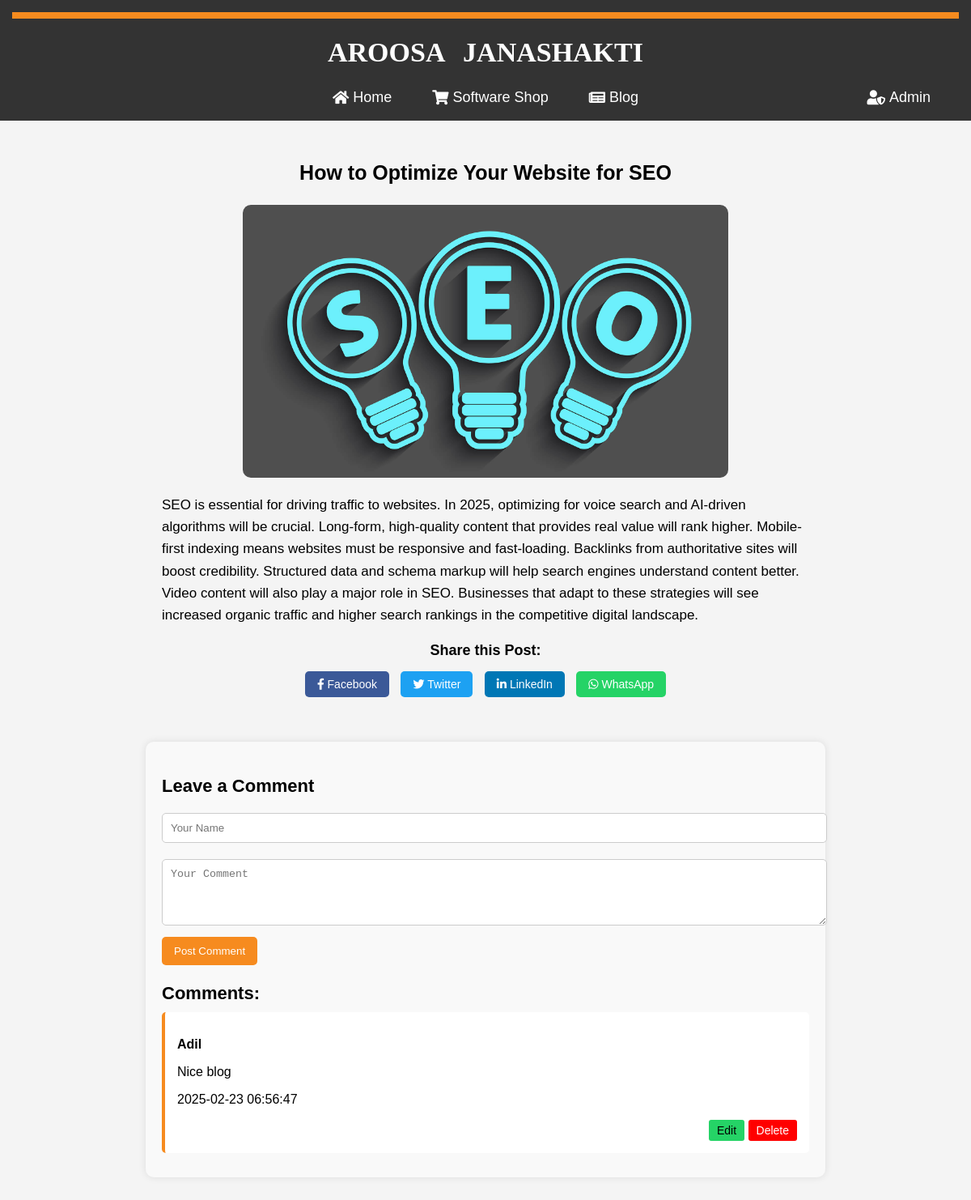
Screenshot of /blog_post.php?id=9 with the database file from the repository.
### tables this page shows
CREATE TABLE `blogs` (
  `id` int(11) NOT NULL,
  `title` varchar(255) NOT NULL,
  `content` text NOT NULL,
  `image` varchar(255) DEFAULT NULL,
  `created_at` timestamp NOT NULL DEFAULT current_timestamp()
);

CREATE TABLE `comments` (
  `id` int(11) NOT NULL,
  `blog_id` int(11) NOT NULL,
  `name` varchar(255) NOT NULL,
  `comment` text NOT NULL,
  `created_at` timestamp NOT NULL DEFAULT current_timestamp()
);

### blog_post.php (the view, shortened to what this page needs)
<?php
include 'config.php';
$id = $_GET['id'];
$sql = "SELECT * FROM blogs WHERE id = ?";
$stmt = $conn->prepare($sql);
$stmt->bind_param("i", $id);
$stmt->execute();
$result = $stmt->get_result();
$blog = $result->fetch_assoc();
$currentURL = (isset($_SERVER['HTTPS']) && $_SERVER['HTTPS'] === 'on' ? "https" : "http") . "://" . $_SERVER['HTTP_HOST'] . $_SERVER['REQUEST_URI'];
$title = urlencode($blog['title']);
$comment_query = "SELECT * FROM comments WHERE blog_id = ? ORDER BY created_at DESC";
$stmt = $conn->prepare($comment_query);
$stmt->bind_param("i", $id);
$stmt->execute();
$comments_result = $stmt->get_result();
?>
<!DOCTYPE html>
<html lang="en">
<head>
    <link rel="stylesheet" href="css/style.css">
    <link href="https://cdnjs.cloudflare.com/ajax/libs/font-awesome/5.15.4/css/all.min.css" rel="stylesheet">
</head>
<body>
    <header>
        <div style="width: 100%; height: 1vh; background-color: #F68B1F;"></div>
        <div class="logo-title"><h1>AROOSA JANASHAKTI</h1></div>
        <nav>
            <a href="index.php"><i class="fas fa-home"></i> Home</a>
            <a href="software.php"><i class="fas fa-shopping-cart"></i> Software Shop</a>
            <a href="blog.php"><i class="fas fa-newspaper"></i> Blog</a>
            <a href="admin/admin_login.php" class="logout"><i class="fas fa-user-shield"></i> Admin</a>
        </nav>
    </header>
    <div class="single-blog">
        <h3><?php echo htmlspecialchars($blog["title"]); ?></h3>
        <img src="contents/<?php echo htmlspecialchars($blog["image"]); ?>" alt="Blog Image">
        <p><?php echo nl2br(htmlspecialchars($blog["content"])); ?></p>
    </div>
    <div class="social-share">
    <h3>Share this Post:</h3>
    <a href="https://www.facebook.com/sharer/sharer.php?u=<?php echo urlencode($currentURL); ?>" target="_blank" class="facebook">
        <i class="fab fa-facebook-f"></i> Facebook
    </a>
    <a href="https://twitter.com/intent/tweet?url=<?php echo $currentURL; ?>&text=<?php echo $title; ?>" target="_blank" class="twitter">
        <i class="fab fa-twitter"></i> Twitter
    </a>
    <a href="https://www.linkedin.com/sharing/share-offsite/?url=<?php echo $currentURL; ?>" target="_blank" class="linkedin">
        <i class="fab fa-linkedin-in"></i> LinkedIn
    </a>
    <a href="https://api.whatsapp.com/send?text=<?php echo $title . ' ' . $currentURL; ?>" target="_blank" class="whatsapp">
        <i class="fab fa-whatsapp"></i> WhatsApp
    </a>
</div>
    <div class="comment-section">
        <h3>Leave a Comment</h3>
        <form method="POST" class="comment-form">
            <input type="text" name="name" placeholder="Your Name" required>
            <textarea name="comment" rows="4" placeholder="Your Comment" required></textarea>
            <button type="submit" name="comment_submit">Post Comment</button>
        </form>
        <div class="comment-list">
            <h3>Comments:</h3>
            <?php
            if ($comments_result->num_rows > 0) {
                while ($comment = $comments_result->fetch_assoc()) {
                    echo '<div class="comment">
                            <p class="comment-author">' . htmlspecialchars($comment["name"]) . '</p>
                            <p>' . nl2br(htmlspecialchars($comment["comment"])) . '</p>
                            <p class="comment-date">' . $comment["created_at"] . '</p>
                            <div class="comment-actions">
                                <button class="edit-btn" onclick="showEditForm(' . $comment["id"] . ')">Edit</button>
                                <a href="?id=' . $id . '&delete_comment=' . $comment["id"] . '" class="delete-btn" onclick="return confirm(\'Are you sure you want to delete this comment?\')">Delete</a>
                            </div>
                            <form method="POST" class="edit-form" id="edit-form-' . $comment["id"] . '">
                                <input type="hidden" name="comment_id" value="' . $comment["id"] . '">
                                <textarea name="updated_comment">' . htmlspecialchars($comment["comment"]) . '</textarea>
                                <button type="submit" style="background-color: #007bff; color: white; border: none; padding: 10px 20px; border-radius: 5px; cursor: pointer;" name="edit_comment_submit">Update</button>
                            </form>
                          </div>';
                }
            } else {
                echo "<p>No comments yet. Be the first to comment!</p>";
            }
            ?>
        </div>
    </div>
</body>
</html>

### css/style.css (style rules this page uses)
body { font-family: Arial, sans-serif; margin: 0; padding: 0; background-color: #f4f4f4; }
header { background: #333; color: white; padding: 15px; text-align: center; }
nav a { color: white; margin: 0 15px; text-decoration: none; }
form input, form textarea { width: 90%; padding: 10px; margin: 10px 0; }
a { color: red; text-decoration: none; }
nav { display: flex; justify-content: center; gap: 20px; margin-top: 10px; }

### blog_post.php (style rules this page uses)
.logo-title { font-family: 'Playfair Display', serif; font-size: 17px; margin: 0; color: white; justify-content: center; word-spacing: 15px; }
nav { background: #333; padding: 3px 6px; display: flex; justify-content: center; align-items: center; position: relative; }
nav a { color: white; text-decoration: none; font-size: 18px; display: inline-flex; align-items: center; gap: 5px; }
.logout { position: absolute; right: 20px; }
.single-blog { text-align: center; max-width: 800px; margin: auto; }
.single-blog h3 { font-size: 25px; font-weight: bold; margin-top: 50px; }
.single-blog img { display: block; margin: 20px auto; width: 100%; max-width: 600px; height: auto; border-radius: 10px; }
.single-blog p { font-size: 17px; line-height: 1.6; text-align: left; }
.comment-section { max-width: 800px; margin: 50px auto; padding: 20px; background: #f9f9f9; border-radius: 10px; box-shadow: 0 0 10px rgba(0, 0, 0, 0.1); }
.comment-section h3 { font-size: 22px; margin-bottom: 10px; }
.comment-form input, .comment-form textarea { width: 100%; padding: 10px; margin: 10px 0; border: 1px solid #ccc; border-radius: 5px; }
.comment-form button { background: #f68b1f; color: white; border: none; padding: 10px 15px; cursor: pointer; border-radius: 5px; }
.comment { background: white; padding: 15px; margin: 10px 0; border-left: 4px solid #f68b1f; border-radius: 5px; }
.comment .comment-author { font-weight: bold; }
.comment .comment-actions { text-align: right; margin-top: 10px; }
.edit-btn, .delete-btn { padding: 5px 10px; border: none; cursor: pointer; border-radius: 3px; font-size: 14px; }
.edit-btn { background-color: #25d366; color: black; }
.delete-btn { background-color: red; color: white; }
.social-share { margin-top: 20px; text-align: center; }
.social-share h3 { font-size: 18px; margin-bottom: 10px; }
.social-share a { display: inline-block; margin: 5px; padding: 8px 15px; border-radius: 5px; text-decoration: none; color: white; font-size: 14px; transition: 0.3s ease-in-out; }
.facebook { background: #3b5998; }
.twitter { background: #1da1f2; }
.linkedin { background: #0077b5; }
.whatsapp { background: #25d366; }

### rows the page displays
blogs: title "How to Optimize Your Website for SEO", image (picture), content "SEO is essential for driving traffic to websites. In 2025, optimizing for voice search and AI-driven algorithms will be crucial. Long-form, high-quality content that provides real value will rank higher. Mobile-first indexing means websites must be responsive and fast-loading. Backlinks from authoritative sites will boost credibility. Structured data and schema markup will help search engines understand content better. Video content will also play a major role in SEO. Businesses that adapt to these strategies will see increased organic traffic and higher search rankings in the competitive digital landscape."
comments: name "Adil", comment "Nice blog", created_at "2025-02-23 06:56:47"
